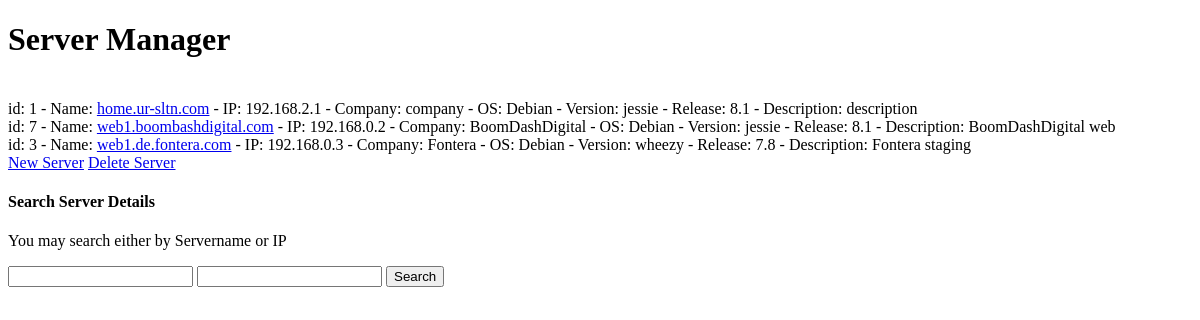
Page /Servers.php on the earlier database version.
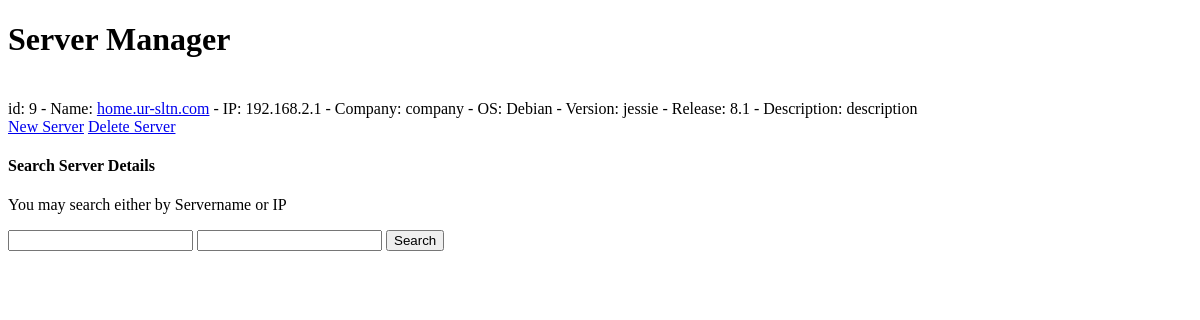
Same page on the later database version.
### tables this page shows
CREATE TABLE `servers` (
  `id` int(6) unsigned NOT NULL AUTO_INCREMENT,
  `servername` varchar(30) NOT NULL,
  `ip` varchar(30) NOT NULL,
  `company` varchar(60) DEFAULT NULL,
  `OS` varchar(50) DEFAULT NULL,
  `version` varchar(50) DEFAULT NULL,
  `description` varchar(120) DEFAULT NULL,
  `releasever` varchar(120) DEFAULT NULL,
  PRIMARY KEY (`id`),
  UNIQUE KEY `serverips` (`ip`)
);

### Servers.php (the view, shortened to what this page needs)
<?php
$servers = 'SELECT * from servers ORDER BY servername';
$conn = mysqli_connect($db_host, $db_user, $db_pass, $db_name);
$result = $conn->query($servers);
?>
<!DOCTYPE html>
<html>
<head>
</head>
<body>
<h1 style="padding-bottom: 20px">Server Manager</h1>
<?php
if ($result->num_rows > 0) {
	while($row = $result->fetch_assoc()) {
		echo "id: " . $row["id"].
		" - Name: " . "<a  href=\"Servers.php?id=".$row['id']."\">" . $row["servername"] .  "</a>".
		" - IP: " . $row["ip"].
		" - Company: " . $row["company"].
		" - OS: " . $row["OS"].
		" - Version: " . $row["version"].
		" - Release: " . $row['releasever'].
		" - Description: " . $row["description"].
		"\n".
		"<br>";
	}
} else {
	echo "0 results";
}
?>
<a href="NewServer.php">New Server</a>
<a href="DelServer.php">Delete Server</a>
    <h4>Search Server Details</h4>
    <p>You may search either by Servername or IP</p>
    <form  method="post" action="Servers.php?go"  id="searchform">
      <input  type="text" name="servername">
      <input type="text" name="ip">
      <input  type="submit" name="submit" value="Search">
    </form>
   <br><br>
  </body>
  </html>

Differences in the rows shown:
removed servers: id "1", servername "home.ur-sltn.com", ip "192.168.2.1", company "company", OS "Debian", version "jessie", releasever "8.1", description "description"
removed servers: id "7", servername "web1.boombashdigital.com", ip "192.168.0.2", company "BoomDashDigital", OS "Debian", version "jessie", releasever "8.1", description "BoomDashDigital web"
removed servers: id "3", servername "web1.de.fontera.com", ip "192.168.0.3", company "Fontera", OS "Debian", version "wheezy", releasever "7.8", description "Fontera staging"
added servers: id "9", servername "home.ur-sltn.com", ip "192.168.2.1", company "company", OS "Debian", version "jessie", releasever "8.1", description "description"
